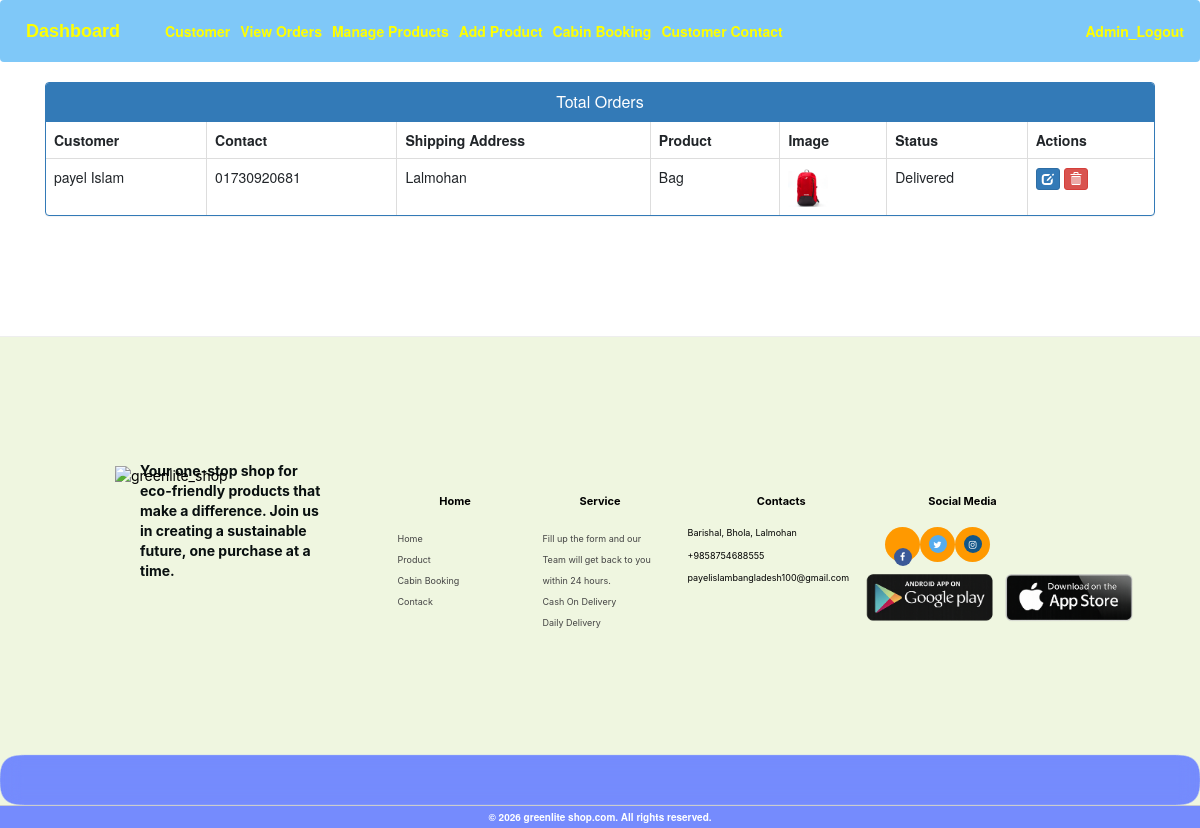
The app's page /admin-view-booking (signed in), older data.
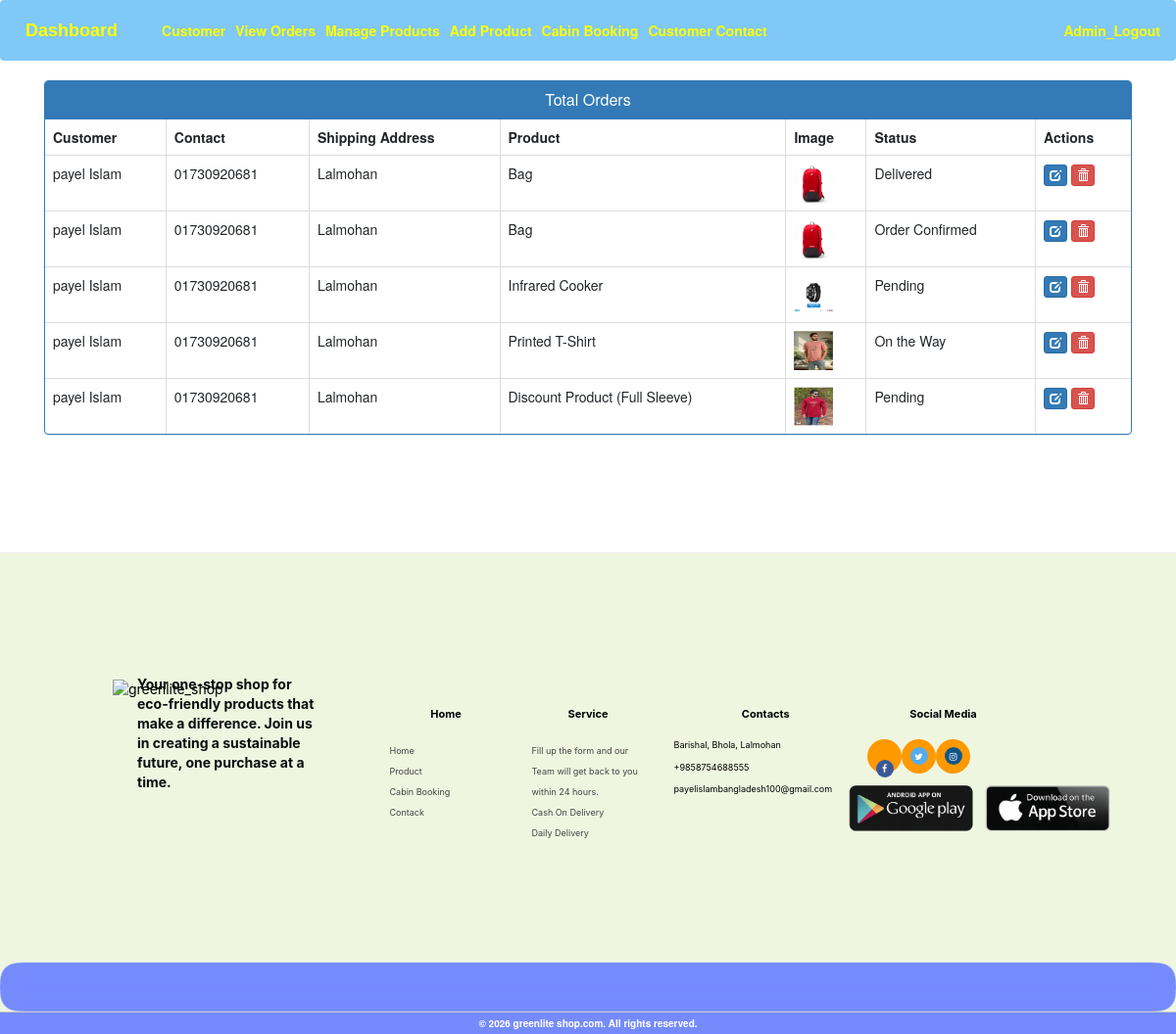
The same page, newer data.
### ecom/models.py (models this page shows, shortened)
class Customer(models.Model):
    user=models.OneToOneField(User,on_delete=models.CASCADE)
    profile_pic= models.ImageField(upload_to='profile_pic/CustomerProfilePic/',null=True,blank=True)
    address = models.CharField(max_length=40)
    mobile = models.CharField(max_length=20,null=False)
    @property
    def get_name(self):
        return self.user.first_name+" "+self.user.last_name

class Orders(models.Model):
    STATUS =(
        ('Pending','Pending'),
        ('Order Confirmed','Order Confirmed'),
        ('On the Way','On the Way'),
        ('Delivered','Delivered'),
    )
    customer=models.ForeignKey('Customer', on_delete=models.CASCADE,null=True)
    product=models.ForeignKey('Product',on_delete=models.CASCADE,null=True)
    email = models.CharField(max_length=50,null=True)
    address = models.CharField(max_length=500,null=True)
    mobile = models.CharField(max_length=20,null=True)
    order_date= models.DateField(auto_now_add=True,null=True)
    status=models.CharField(max_length=50,null=True,choices=STATUS)

class Product(models.Model):
    CAT_CHOICES = (
        ('Fashion', 'Fashion'),
        ('Bags and Travel', 'Bags and Travel'),
        ('Medicine', 'Medicine'),
        ('Mobiles', 'Mobiles'),
        ('Books', 'Books'),
        ('Food', 'Food'),
        ('Watch','Watch'),
        ('Groceries','Groceries'),
        ('Furniture & Décor','Furniture & Décor'),
        ('Woman Dress','Woman Dress'),
        ('Kitchen Utensils','Kitchen Utensils'),
        ('Electronics','Electronics'),
        ('Tour','Tour'),
    )
    name = models.CharField(max_length=40)
    product_image = models.ImageField(upload_to='product_image/', null=True, blank=True)
    price = models.PositiveIntegerField()
    description = models.CharField(max_length=40)
    category = models.CharField(max_length=50, choices=CAT_CHOICES, default='Fashion')

### ecom/views.py (the view)
# urls.py: path('admin-view-booking', views.admin_view_booking_view,name='admin-view-booking'),
@login_required(login_url='adminlogin')
def admin_view_booking_view(request):
    orders=models.Orders.objects.all()
    ordered_products=[]
    ordered_bys=[]
    for order in orders:
        ordered_product=models.Product.objects.all().filter(id=order.product.id)
        ordered_by=models.Customer.objects.all().filter(id = order.customer.id)
        ordered_products.append(ordered_product)
        ordered_bys.append(ordered_by)
    return render(request,'ecom/admin_view_booking.html',{'data':zip(ordered_products,ordered_bys,orders)})

### templates/ecom/admin_view_booking.html (shortened to what this page needs)
{% extends 'ecom/admin_base.html' %}
{% load static %}
{% block content %}
<head>
  <link href="//netdna.bootstrapcdn.com/bootstrap/3.0.0/css/bootstrap.min.css" rel="stylesheet" id="bootstrap-css">
</head>
<div class="container">
  <div class="panel panel-primary">
    <div class="panel-heading">
      <h6 class="panel-title">Total Orders</h6>
    </div>
    <table class="table table-hover table-bordered" id="dev-table">
      <thead>
        <tr>
          <th>Customer</th>
          <th>Contact</th>
          <th>Shipping Address</th>
          <th>Product</th>
          <th>Image</th>
          <th>Status</th>
          <th>Actions</th>
        </tr>
      </thead>
      {% for product,customer,order in data %}
      <tr>
        {% for c in customer %}
        <td> {{c.get_name}}</td>
        <td>{{c.mobile}}</td>
        <td>{{order.address}}</td>
        {% endfor %}
        {% for p in product %}
        <td> {{p.name}}</td>
        <td> <img src="{% static p.product_image.url %}" alt="Profile Pic" height="40px" width="40px" /></td>
        <td>{{order.status}}</td>
        <td><a class="btn btn-primary btn-xs" href="{% url 'update-order' order.id  %}"><span class="glyphicon glyphicon-edit"></span></a>
        <a class="btn btn-danger btn-xs" href="{% url 'delete-order' order.id  %}"><span class="glyphicon glyphicon-trash"></span></a></td>
        {% endfor %}
      </tr>
      {% endfor %}
    </table>
  </div>
</div>
{% endblock content %}

Row changes from the older to the newer data that the page shows:
added Orders: address "Lalmohan", status "Order Confirmed", Customer (get_name "payel Islam", mobile "01730920681"), Product (name "Bag", product_image (picture))
added Orders: address "Lalmohan", status "Pending", Customer (get_name "payel Islam", mobile "01730920681")
now on this page (row unchanged): Product: name "Infrared Cooker", product_image (picture)
added Orders: address "Lalmohan", status "On the Way", Customer (get_name "payel Islam", mobile "01730920681")
now on this page (row unchanged): Product: name "Printed T-Shirt", product_image (picture)
added Orders: address "Lalmohan", status "Pending", Customer (get_name "payel Islam", mobile "01730920681")
now on this page (row unchanged): Product: name "Discount Product (Full Sleeve)", product_image (picture)
